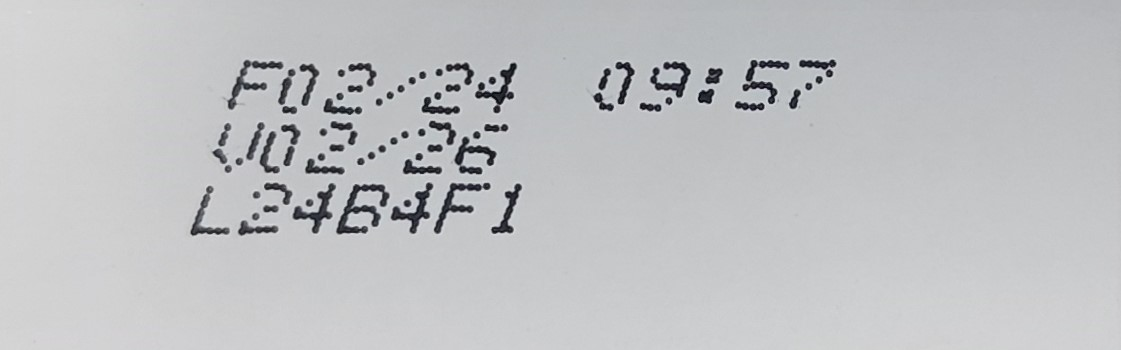
#> input picture v2/files/new_imgs/1.jpg, 1121 x 350 px, found by its file name
$ python text_2x_align.py
#> lines starting #> are read from the running program, lines starting #| are printed output that depends on the picture; after the words box and inside, x2 and y2 are one past the last pixel; in counts of white or black regions, pixels touching at a corner belong together
import cv2 as cv
import numpy as np

img = cv.imread('v4/assets/real_imgs/1.jpg')
#> img is the input picture: shape (350, 1121, 3); mean B, G, R 194.9, 192.6, 191.6
img = cv.copyMakeBorder(img, 100, 100, 100, 100, cv.BORDER_CONSTANT, value=(255,255,255))
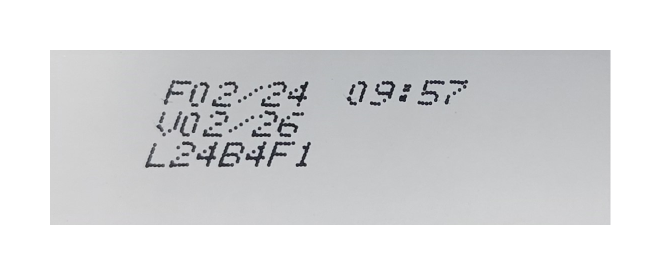
#> img: shape (550, 1321, 3) (shown at 1/2 size); mean B, G, R 222.5, 221.3, 220.8
# cv.imshow('img', img)
# cv.waitKey(0)
gray = cv.cvtColor(img, cv.COLOR_BGR2GRAY)
range = cv.inRange(gray, 0, 100)
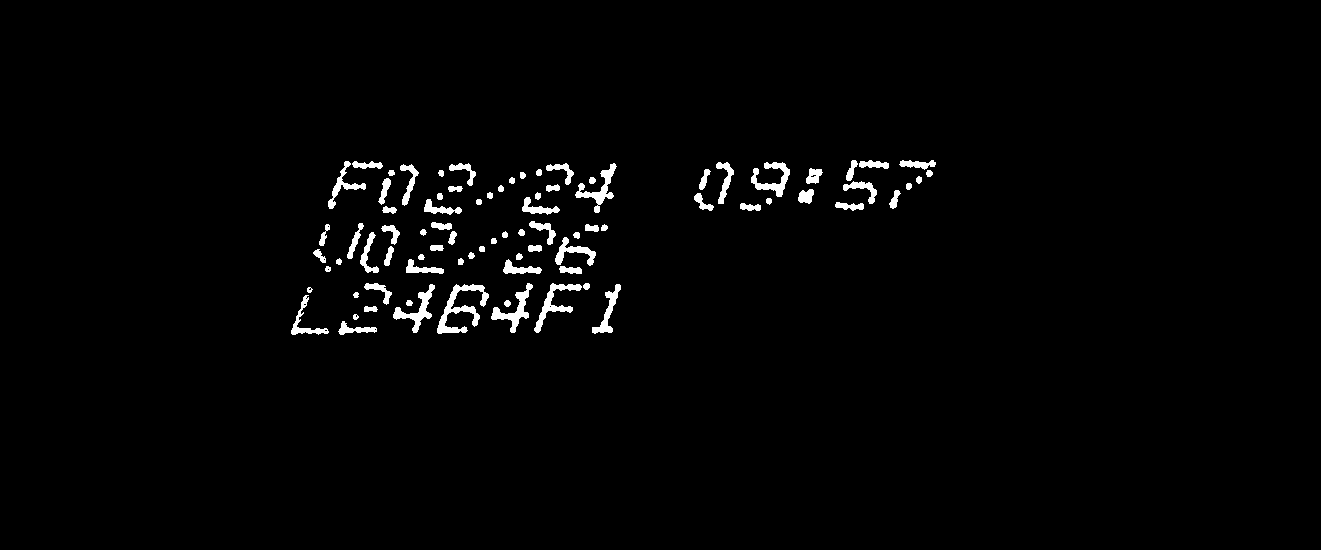
#> range: shape (550, 1321); 1.8% white; 84 white regions
# cv.imshow('range', range)
# cv.waitKey(0)
blur = cv.GaussianBlur(range, (5, 5), 0)
# cv.imshow('blur', blur)
# cv.waitKey(0)
kernel = cv.getStructuringElement(cv.MORPH_RECT, (50, 5))
dilate = cv.dilate(blur, kernel, iterations=5)
cv.imshow('dilate', dilate)
cv.waitKey(0)

contours, hierarchy = cv.findContours(dilate, cv.RETR_TREE, cv.CHAIN_APPROX_SIMPLE)
#> contours = 1 contour; box (x1, y1, x2, y2) and area: (169, 148, 1063, 347) 129410
contours = sorted(contours, key=cv.contourArea, reverse=True)
largest = contours[0]
#> largest = contour of 138 points, box (x1, y1, x2, y2) (169, 148, 1063, 347), area 129410
minArea = cv.minAreaRect(largest)
#> minArea = ((615.5, 247), (893.4, 197.5), -0.113)
box = cv.boxPoints(minArea)
#> box = [[169, 346.6], [168.6, 149.1], [1062, 147.3], [1062.4, 344.8]]
box = np.intp(box)
#> box = [[169, 346], [168, 149], [1061, 147], [1062, 344]]
box_img = dilate.copy()
cv.drawContours(box_img, [box], 0, (255, 255, 255), 3)
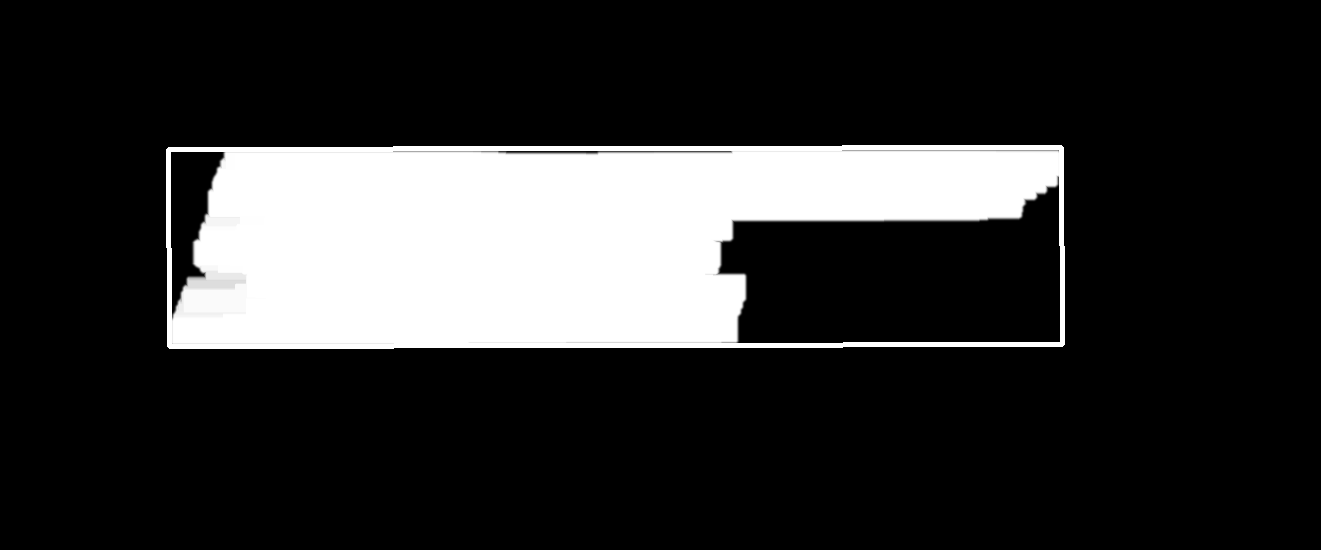
#> box_img: shape (550, 1321); min 0, max 255, mean 47.5
# cv.imshow('imgaa', box_img)
# cv.waitKey(0)

def crop_image(rect, image):
#> called with rect = ((615.5, 247), (893.4, 197.5), -0.113)
    shape = (image.shape[1], image.shape[0])  # cv2.warpAffine expects shape in (length, height)
    center, size, theta = rect
#> center = (615.5, 247); size = (893.4, 197.5); theta = -0.113
    width, height = tuple(map(int, size))
#> width = 893; height = 197
    center = tuple(map(int, center))
#> center = (615, 246)
    if width < height:
        theta -= 90
        width, height = height, width

    matrix = cv.getRotationMatrix2D(center=center, angle=theta, scale=1.0)
#> matrix = [[1, -0.00197, 0.486], [0.00197, 1, -1.21]]
    image = cv.warpAffine(src=image, M=matrix, dsize=shape)

    x = int(center[0] - width // 2)
#> x = 169
    y = int(center[1] - height // 2)
#> y = 148

    image = image[y : y + height, x : x + width]
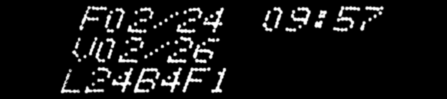
#> image: shape (197, 893) (shown at 1/2 size); min 0, max 255, mean 19

    return image

image = crop_image(minArea, blur)
# cv.imshow('ss', image)
# cv.waitKey(0)
text_height = image.shape[0]//3
length = image.shape[1]
# print(text_height)
img_1 = image[0:text_height, 0:length]
img_1 = cv.copyMakeBorder(img_1, 100, 100, 100, 100, cv.BORDER_CONSTANT, value=0)
#> img_1: shape (265, 1093)
# cv.imshow('img_1', img_1)
# cv.waitKey(0)
img_2 = image[text_height:text_height*2, 0:length]
img_2 = cv.copyMakeBorder(img_2, 100, 100, 100, 100, cv.BORDER_CONSTANT, value=0)
#> img_2: shape (265, 1093)
# cv.imshow('img_2', img_2)
# cv.waitKey(0)
img_3 = image[text_height*2:text_height*3, 0:length]
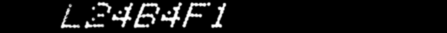
#> img_3: shape (65, 893) (shown at 1/2 size); min 0, max 255, mean 17.9
img_3 = cv.copyMakeBorder(img_3, 100, 100, 100, 100, cv.BORDER_CONSTANT, value=0)
#> img_3: shape (265, 1093)
# cv.imshow('img_3', img_3)
# cv.waitKey(0)


dilate_3 = cv.dilate(img_3, kernel, iterations=2)
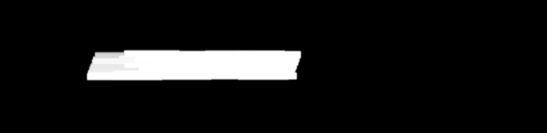
#> dilate_3: shape (265, 1093) (shown at 1/2 size); min 0, max 255, mean 21.1
# cv.imshow('dilate_3', dilate_3)
# cv.waitKey(0)

# Find (x,y) and (x, y+h) to warpperspective
contours, hierarchy = cv.findContours(dilate_3, cv.RETR_TREE, cv.CHAIN_APPROX_SIMPLE)
#> contours = 1 contour; box (x1, y1, x2, y2) and area: (171, 98, 604, 163) 26202
x, y, w, h = cv.boundingRect(contours[0])
#> x = 171; y = 98; w = 433; h = 65
rec_x1, rec_y1, rec_x2, rec_y2 = x, y, x, y+h
#> rec_x1 = 171; rec_y1 = 98; rec_x2 = 171; rec_y2 = 163

for contour in contours:
    approx = cv.approxPolyDP(contour, 0.02*cv.arcLength(contour, True), True)
    # cv.drawContours(img_3, [approx],0, (255, 255, 255), 3)
    approx = sorted(approx, key=lambda x: x[0][0])
    if approx[0][0][1] < approx[1][0][1]:
        angular_x1, angular_y1, angular_x2, angular_y2 = approx[0][0][0], approx[0][0][1], approx[1][0][0], approx[1][0][1]
    else:
        angular_x1, angular_y1, angular_x2, angular_y2 = approx[1][0][0], approx[1][0][1], approx[0][0][0], approx[0][0][1]
#> this loop made 1 pass
#> (approx, angular_x1, angular_y1, angular_x2, angular_y2) on pass 1: ([[[171, 159]], [[189, 102]], [[594, 160]], [[603, 101]]], 189, 102, 171, 159)
    # print(angular_x1, angular_y1, angular_x2, angular_y2)
#Get the tilt of first letter
aux = abs(rec_x1 - angular_x1)
#> aux = 18

pts1 = np.float32([[angular_x1, angular_y1], [angular_x2, angular_y2],
                   [x+w, y], [x+w - aux, y+h]])
#> pts1 = [[189, 102], [171, 159], [604, 98], [586, 163]]
pts2 = np.float32([[rec_x1, rec_y1], [rec_x2, rec_y2],
                   [x+w, y], [x+w, y+h]])
#> pts2 = [[171, 98], [171, 163], [604, 98], [604, 163]]

matrix = cv.getPerspectiveTransform(pts1, pts2)
#> matrix = [[1.37, 0.449, -117.3], [0.0484, 1.28, -32.42], [0.00037, 0.00022, 1]]

#1
result_1 = cv.warpPerspective(img_1, matrix, (img_1.shape[1], img_1.shape[0]))
result_1 = result_1[95:-95, 145:-145]
#> result_1: shape (75, 803)
result_1 = cv.resize(result_1,(0,0), fx=2, fy=2)
#> result_1: shape (150, 1606)
cv.imshow('result_1', result_1)
cv.waitKey(0)
#2
result_2 = cv.warpPerspective(img_2, matrix, (img_2.shape[1], img_2.shape[0]))
result_2 = result_2[95:-95, 145:-145]
#> result_2: shape (75, 803)
result_2 = cv.resize(result_2,(0,0), fx=2, fy=2)
#> result_2: shape (150, 1606)
cv.imshow('result_2', result_2)
cv.waitKey(0)
#3
result_3 = cv.warpPerspective(img_3, matrix, (img_3.shape[1], img_3.shape[0]))
result_3 = result_3[95:-95, 145:-145]
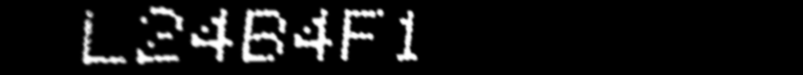
#> result_3: shape (75, 803); min 0, max 255, mean 19
result_3 = cv.resize(result_3,(0,0), fx=2, fy=2)
#> result_3: shape (150, 1606)
cv.imshow('result_3', result_3)
cv.waitKey(0)
